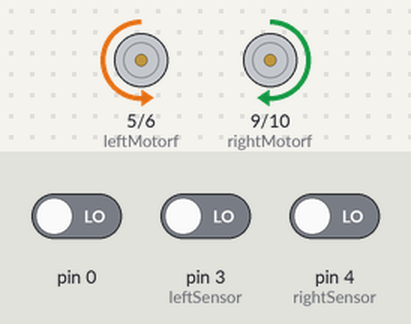
Recording of a sketch running on a simulated Arduino Uno, built with avr-gcc and run on an emulated ATmega328P. Shown: motor-driver pin pairs drawn as motors (green arrow = first pin HIGH = forward, orange = second pin HIGH = backward, longer = more drive). The inputs (shaded band) are chosen by the test bench; at power-on: pin 3 (leftSensor) LOW, pin 0 LOW, pin 4 (rightSensor) LOW.

Above: at 5.8 s.
5.9 s: pin 3 (leftSensor) driven HIGH
At 6.7 s:
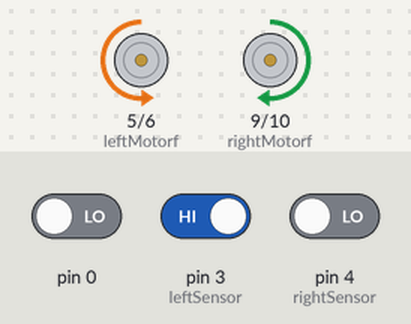
9.2 s: pin 3 (leftSensor) driven LOW
At 9.6 s:
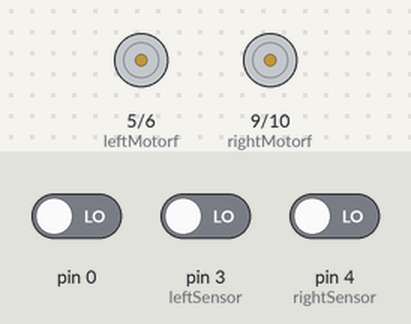
Timing chart, 0 to 22.2 s (numbered marks = the images above; inputs shaded):
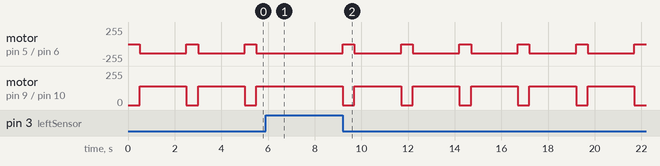

The sketch:

line-obstacle.ino
```cpp
int leftSensor = 3;
int rightSensor = 4;
int leftMotorf = 5;
int leftMotorb = 6;
int rightMotorf = 9;
int rightMotorb = 10;
int leftSensorValue ;
int rightSensorValue ;

void setup() {
  // put your setup code here, to run once:
pinMode(leftSensor, INPUT);
pinMode(rightSensor, INPUT);
pinMode(leftMotorf, OUTPUT);
pinMode(leftMotorb, OUTPUT);
pinMode(rightMotorf, OUTPUT);
pinMode(rightMotorb, OUTPUT);

}

void loop() {
  // put your main code here, to run repeatedly:
leftSensorValue = digitalRead(leftSensor);
rightSensor = digitalRead(rightSensor);

if (leftSensorValue == HIGH && rightSensorValue == HIGH) //forward if both sensors are on white
{
  analogWrite(leftMotorf, 140);
  analogWrite(leftMotorb, 0);
  analogWrite(rightMotorf, 140);
  analogWrite(rightMotorb, 0);
}

if (leftSensorValue == LOW && rightSensorValue == HIGH) //right if only right sensor is on white
{
  analogWrite(leftMotorf, 140);
  analogWrite(leftMotorb, 0);
  analogWrite(rightMotorf, 0);
  analogWrite(rightMotorb, 140);
}

if (leftSensorValue == HIGH && rightSensorValue == LOW) //left if only left sensor is on white
{
  analogWrite(leftMotorf, 0);
  analogWrite(leftMotorb, 140);
  analogWrite(rightMotorf, 140);
  analogWrite(rightMotorb, 0);
}

if (leftSensorValue == LOW && rightSensorValue == LOW)
{
  analogWrite(leftMotorf, 0);
  analogWrite(leftMotorb, 0);
  analogWrite(rightMotorf, 0);
  analogWrite(rightMotorb, 0);

  delay (500);

  analogWrite(leftMotorf, 0);
  analogWrite(leftMotorb, 140);
  analogWrite(rightMotorf, 140);
  analogWrite(rightMotorb, 0);

  delay(2000);
}

}
```

Measured:
- after the input at 5.9 s, motor on pin 5 (leftMotorf) / pin 6 (leftMotorb): stays backward 140/255 (without the input it goes to stopped after 1.6 s); motor on pin 9 (rightMotorf) / pin 10 (rightMotorb): stays forward 140/255 (without the input it goes to stopped after 1.6 s)
- after the input at 9.2 s, motor on pin 5 (leftMotorf) / pin 6 (leftMotorb): alternates backward 140/255 for 2.0 s and stopped for 0.50 s, starting at once; motor on pin 9 (rightMotorf) / pin 10 (rightMotorb): alternates forward 140/255 for 2.0 s and stopped for 0.50 s, starting at once
- by itself, motor on pin 5 (leftMotorf) / pin 6 (leftMotorb): alternates backward 140/255 for 2.0 s and stopped for 0.50 s
- by itself, motor on pin 9 (rightMotorf) / pin 10 (rightMotorb): alternates forward 140/255 for 2.0 s and stopped for 0.50 s
